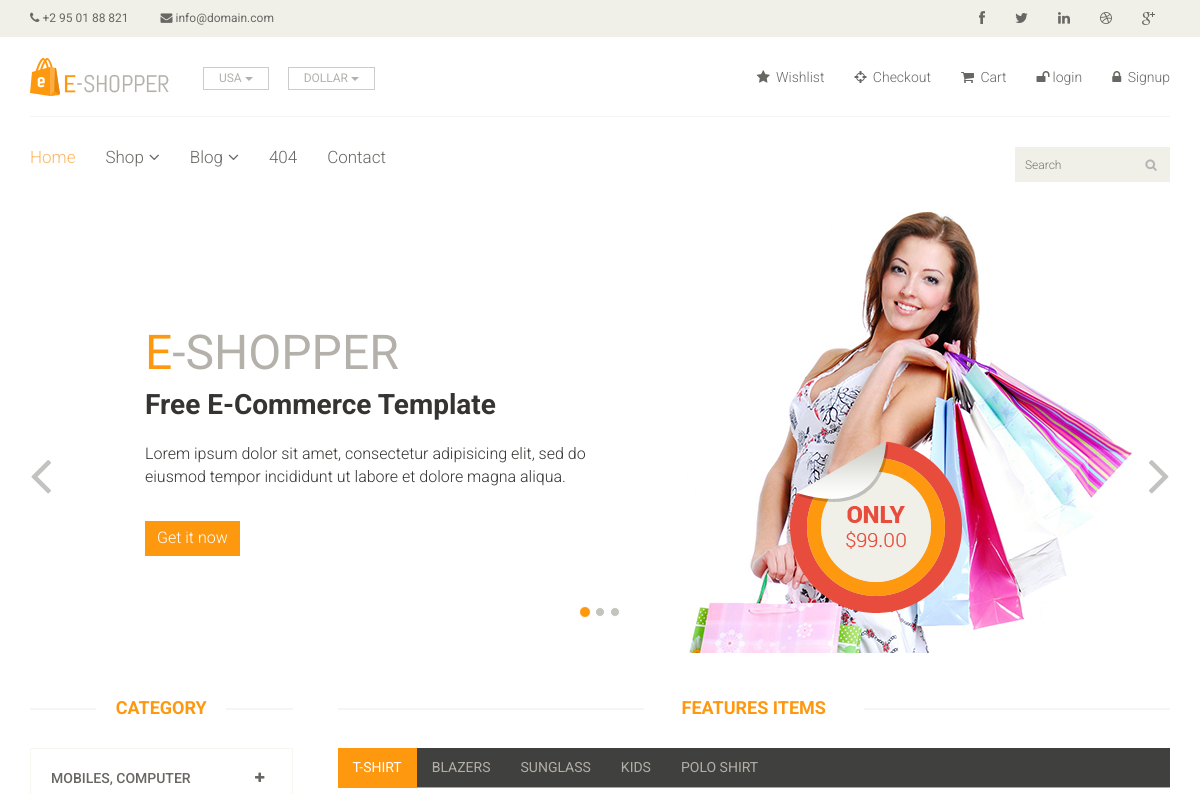
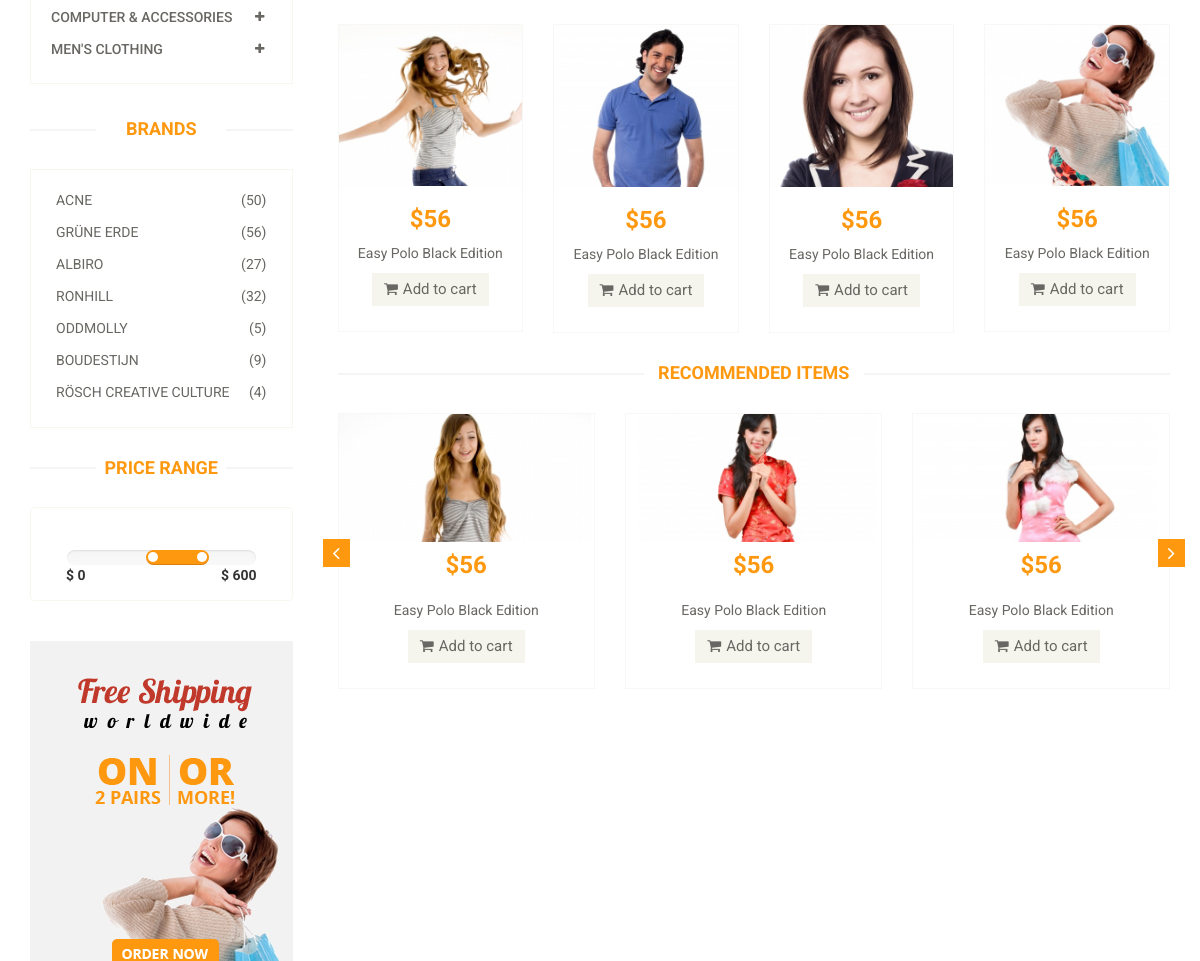
The app's page /?category=12 (upper part), older data (2 pictures, top to bottom).
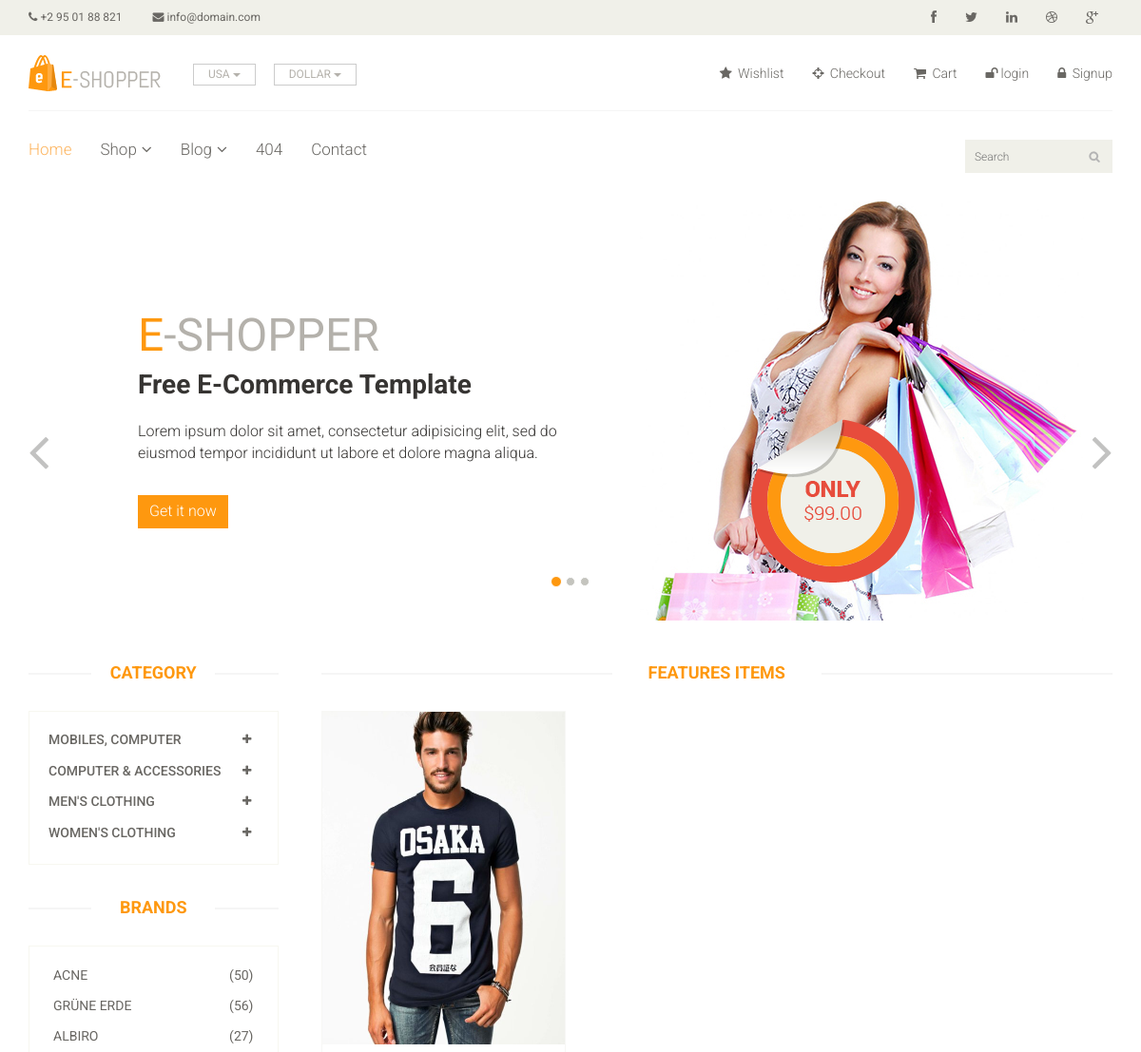
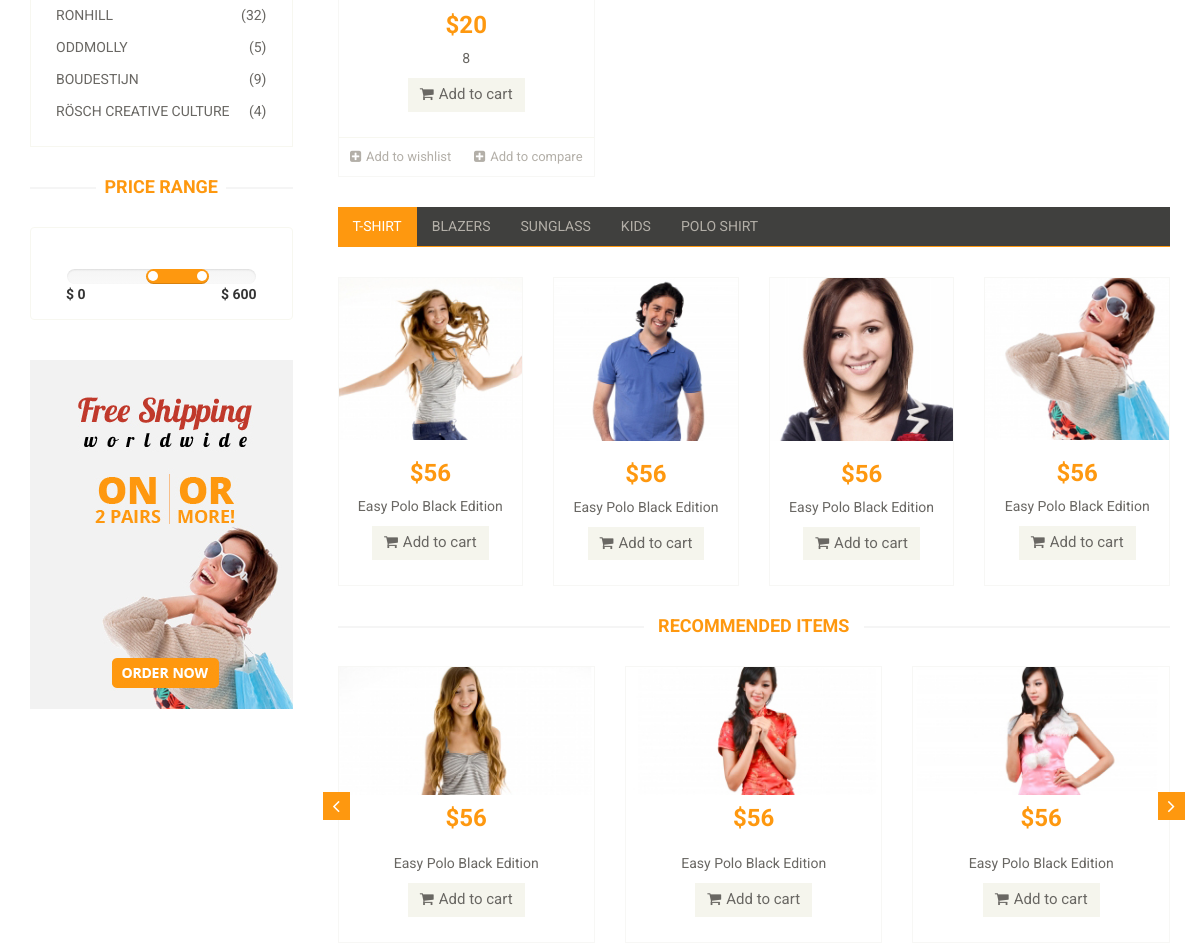
The same page, newer data (2 pictures, top to bottom).
### Shop/models/category.py (models this page shows, shortened)
class Category(models.Model):
    name= models.CharField(max_length=300)

### Shop/models/products.py (models this page shows, shortened)
class Product(models.Model):
    name=models.CharField(max_length=200)
    price=models.IntegerField()
    image=models.ImageField(upload_to="product/image")
    date=models.DateField(auto_now_add=True)
    category=models.ForeignKey(Category,on_delete=CASCADE)
    sub_category=models.ForeignKey(Sub_Category,on_delete=CASCADE)

### Shop/views/index.py (the view)
# urls.py: path("",Index.as_view(), name="index"),
class Index(views.View):
    def get(self,request):
        category_id=request.GET.get("category")
        category=Category.objects.all()
        b_category=request.GET.get("b_category")
        b_product=Product.objects.filter(category_id=b_category)
        if category_id:
            products=Product.objects.filter(sub_category_id=category_id).order_by("-id")
        else:
            products=Product.objects.all().order_by("-id")
        data={}
        data['category']=category
        data['product']=products
        data['b_product']=b_product
        return render(request,"index.html",data)

### Shop/templates/index.html (shortened to what the changed rows need)
{% extends 'base.html' %}
{% block body %}
<section id="slider">
    <div class="container">
        <div class="row">
            <div class="col-sm-12">
                <div id="slider-carousel" class="carousel slide" data-ride="carousel">
                    <div class="carousel-inner">
                        <div class="item active">
                            <div class="col-sm-6">
                                <h1><span>E</span>-SHOPPER</h1>
                                <h2>Free E-Commerce Template</h2>
                            </div>
                        </div>
                    </div>
                </div>
            </div>
        </div>
    </div>
</section>
<section>
    <div class="container">
        <div class="row">
            <div class="col-sm-3">
                <div class="left-sidebar">
                    <h2>Category</h2>
                    <div class="panel-group category-products" id="accordian">
                        {% for c in category %}
                        <div class="panel panel-default">
                            <div class="panel-heading">
                                <h4 class="panel-title">
                                    <a data-toggle="collapse" data-parent="#accordian" href="#{{c.id}}">
                                        <span class="badge pull-right"><i class="fa fa-plus"></i></span>
                                        {{c.name}}
                                    </a>
                                </h4>
                            </div>
                        </div>
                        {% endfor %}
                    </div>
                    <div class="brands_products">
                        <h2>Brands</h2>
                    </div>
                    <div class="price-range">
                        <h2>Price Range</h2>
                    </div>
                </div>
            </div>
            <div class="col-sm-9 padding-right">
                <div class="features_items">
                    <h2 class="title text-center">Features Items</h2>
                    {% for p in product %}
                    <div class="col-sm-4">
                        <div class="product-image-wrapper">
                            <div class="single-products">
                                <div class="productinfo text-center">
                                    <img src="{{p.image.url}}" alt="" style="height: 350px;" />
                                    <h2>${{p.price}}</h2>
                                    <p>{{p.id}}</p>
                                    <a href="#" class="btn btn-default add-to-cart"><i
                                            class="fa fa-shopping-cart"></i>Add to cart</a>
                                </div>
                                <div class="product-overlay">
                                    <div class="overlay-content">
                                    </div>
                                </div>
                            </div>
                            <div class="choose">
                                <ul class="nav nav-pills nav-justified">
                                    <li><a href="#"><i class="fa fa-plus-square"></i>Add to wishlist</a></li>
                                    <li><a href="#"><i class="fa fa-plus-square"></i>Add to compare</a></li>
                                </ul>
                            </div>
                        </div>
                    </div>
                    {% endfor %}
                </div>
                <div class="category-tab">
                    <div class="tab-content">
                        <div class="tab-pane fade active in" id="tshirt">
                            <div class="col-sm-3">
                                <div class="product-image-wrapper">
                                    <div class="single-products">
                                        <div class="productinfo text-center">
                                            <h2>$56</h2>
                                        </div>
                                    </div>
                                </div>
                            </div>
                            <div class="col-sm-3">
                                <div class="product-image-wrapper">
                                    <div class="single-products">
                                        <div class="productinfo text-center">
                                            <h2>$56</h2>
                                        </div>
                                    </div>
                                </div>
                            </div>
                            <div class="col-sm-3">
                                <div class="product-image-wrapper">
                                    <div class="single-products">
                                        <div class="productinfo text-center">
                                            <h2>$56</h2>
                                        </div>
                                    </div>
                                </div>
                            </div>
                            <div class="col-sm-3">
                                <div class="product-image-wrapper">
                                    <div class="single-products">
                                        <div class="productinfo text-center">
                                            <h2>$56</h2>
                                        </div>
                                    </div>
                                </div>
                            </div>
                        </div>
                    </div>
                </div>
                <div class="recommended_items">
                    <h2 class="title text-center">recommended items</h2>
                    <div id="recommended-item-carousel" class="carousel slide" data-ride="carousel">
                        <div class="carousel-inner">
                            <div class="item active">
                                <div class="col-sm-4">
                                    <div class="product-image-wrapper">
                                        <div class="single-products">
                                            <div class="productinfo text-center">
                                                <h2>$56</h2>
                                            </div>
                                        </div>
                                    </div>
                                </div>
                                <div class="col-sm-4">
                                    <div class="product-image-wrapper">
                                        <div class="single-products">
                                            <div class="productinfo text-center">
                                                <h2>$56</h2>
                                            </div>
                                        </div>
                                    </div>
                                </div>
                                <div class="col-sm-4">
                                    <div class="product-image-wrapper">
                                        <div class="single-products">
                                            <div class="productinfo text-center">
                                                <h2>$56</h2>
                                            </div>
                                        </div>
                                    </div>
                                </div>
                            </div>
                        </div>
                    </div>
                </div>
            </div>
        </div>
    </div>
</section>
{% endblock %}

Row changes from the older to the newer data that the page shows:
added Category: name "WOMEN'S CLOTHING"
added Product: image (picture), price "20", id "8"
